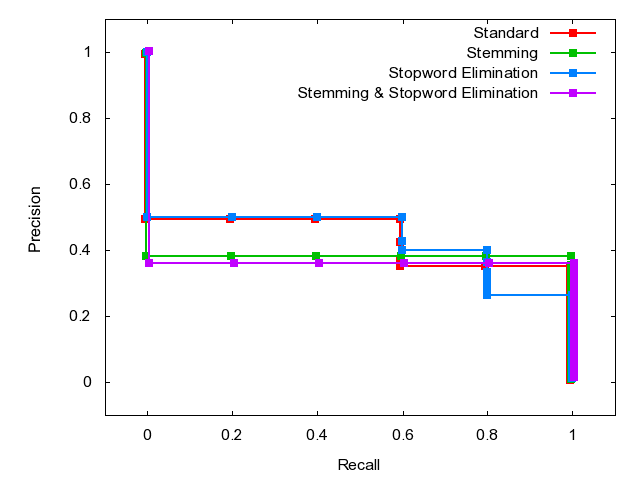

Write the gnuplot code that produced this figure.

	set terminal png
	set output 'Q19.png'
	set ylabel 'Precision'
	set xlabel 'Recall'
	set xrange [-0.1:1.1]
	set yrange [-0.1:1.1]
	plot 'Q19.dat' index 0 using 1:2 w linespoints lw 2 pt 5 title 'Standard', \
'Q19.dat' index 1 using 1:2 w linespoints lw 2 pt 5 title 'Stemming', \
'Q19.dat' index 2 using 1:2 w linespoints lw 2 pt 5 title 'Stopword Elimination', \
'Q19.dat' index 3 using 1:2 w linespoints lw 2 pt 5 title 'Stemming & Stopword Elimination'
